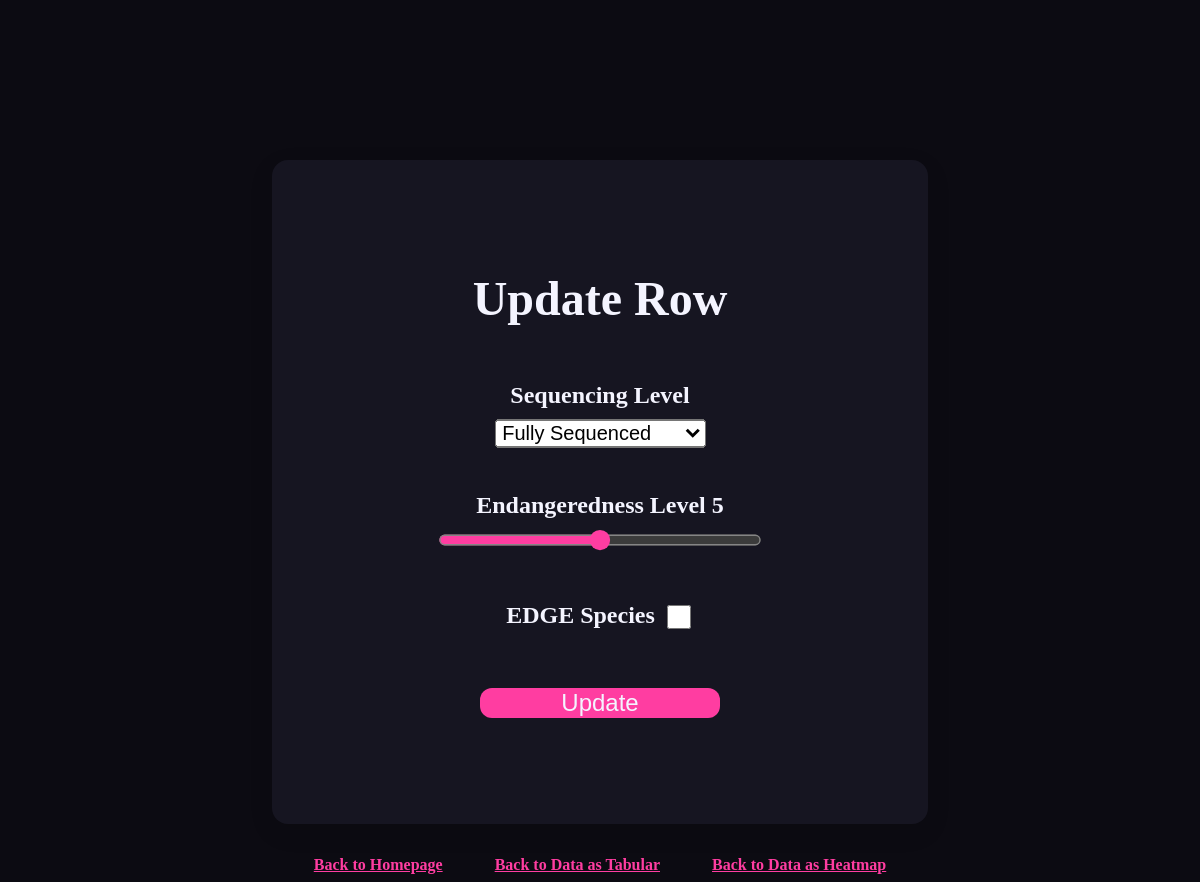
The app's page /update/1/ with its own data.
### app.py (models this page shows)
class Genome(db.Model):
    id = db.Column(db.Integer, primary_key=True)
    seq = db.Column(db.String(20), nullable=False)
    endangered = db.Column(db.Integer)
    is_edge = db.Column(db.Boolean)

### app.py (the view)
@app.route('/update/<int:id>/', methods=['GET','POST'])
def update(id:int):
    update_genome = Genome.query.get_or_404(id)
    if request.method == 'POST':
        update_genome.seq = request.form['sequencing_level']
        update_genome.endangered = request.form['endangeredness_level']
        update_genome.is_edge = 'edge' in request.form
        try:
            db.session.commit()
            return redirect('/data/table/')
        except Exception as e:
            print(f'error: {e}')
            return f'error: {e}'
    else:
        return render_template('update.html', genome=update_genome)

### templates/update.html (shortened to what this page needs)
{% extends 'layout.html' %}
{% block body %}
<form class="form-card update-card" action="/update/{{genome.id}}/" method="post">
    <h1>Update Row</h1>
    <div class="form-group">
        <label for="seq">Sequencing Level</label>
        <select id="seq" name="sequencing_level">
            {% if genome.seq == 'Fully Sequenced' %}
                <option value="Fully Sequenced" selected>Fully Sequenced</option>
            {% elif genome.seq == 'Partially Sequenced' %}
                <option value="Not Sequenced">Not Sequenced</option>
                <option value="Partially Sequenced" selected>Partially Sequenced</option>
                <option value="Fully Sequenced">Fully Sequenced</option>
            {% else %}
                <option value="Not Sequenced" selected>Not Sequenced</option>
                <option value="Partially Sequenced">Partially Sequenced</option>
                <option value="Fully Sequenced">Fully Sequenced</option>
            {% endif %}
        </select>
    </div>
    <div class="form-group">
        <label for="endangered">Endangeredness Level <span id="valueDisplay">{{genome.endangered}}</span></label>
        <input type="range" id="endangered" name="endangeredness_level" min="0" max="10" value="{{genome.endangered}}" oninput="valueDisplay.textContent = this.value">
    </div>
    <div class="form-group checkbox-row">
        <label for="edge">EDGE Species</label>
        {% if genome.is_edge %}
            <input type="checkbox" id="edge" name="edge" checked>
        {% else %}
            <input type="checkbox" id="edge" name="edge">
        {% endif %}
    </div>
    <button type="submit">Update</button>
</form>
<div class="index-bottom">
    <a href="/">Back to Homepage</a>
    <a href="/data/table/">Back to Data as Tabular</a>
    <a href="/data/map/">Back to Data as Heatmap</a>
</div>
{% endblock %}

### static/styles.css (style rules this page uses)
body { background-color: rgb(12, 11, 18); color: rgb(244, 244, 255); margin-top: 5em; }
h1 { margin-bottom: 1em; font-family: Georgia, "Times New Roman", Times, serif; }
a { color: rgb(255, 61, 161); font-weight: bold; }
.index-bottom { margin-top: 2rem; }
.index-bottom a { padding-left: 1.5rem; padding-right: 1.5rem; }
.form-card { margin: auto; margin-top: 3em; background: rgb(22, 21, 33); padding: 2rem; border-radius: 16px; box-shadow: 0 8px 24px rgba(0, 0, 0, 0.1); width: 35%; font-size: 1.25rem; }
.form-group { margin-bottom: 1.25rem; accent-color: rgb(255, 61, 161); }
label { display: block; margin-bottom: 0.5rem; font-weight: bold; }
input[type=range] { width: 15rem; color: rgb(255, 61, 161); }
.checkbox-row { display: flex; justify-content: center; gap: 0.5rem; }
.checkbox-row input[type=checkbox] { width: 1.1rem; height: 1.1rem; }
.form-card button { width: 10rem; border: none; border-radius: 8px; background: rgb(255, 61, 161); color: rgb(244, 244, 255); font-size: 1rem; cursor: pointer; transition: background 0.2s; }
.update-card { margin-top: 10rem; display: flex; justify-content: center; align-items: center; flex-direction: column; width: 50%; height: 600px; font-size: 1.5rem; }
.update-card h1 { margin: 0; margin-bottom: 2rem; }
.update-card div { margin-top: 1.5rem; margin-bottom: 1.5rem; }
.update-card .checkbox-row input[type=checkbox] { width: 1.5rem; height: 1.5rem; }
.update-card .checkbox-row { display: flexbox; }
.update-card select { scale: 1.5; }
.update-card input[type=range] { scale: 1.35; }
.update-card button { scale: 1.5; margin-top: 2rem; }

### records on screen
Genome: sequencing_level "Fully Sequenced", endangered "5", endangeredness_level "5"
